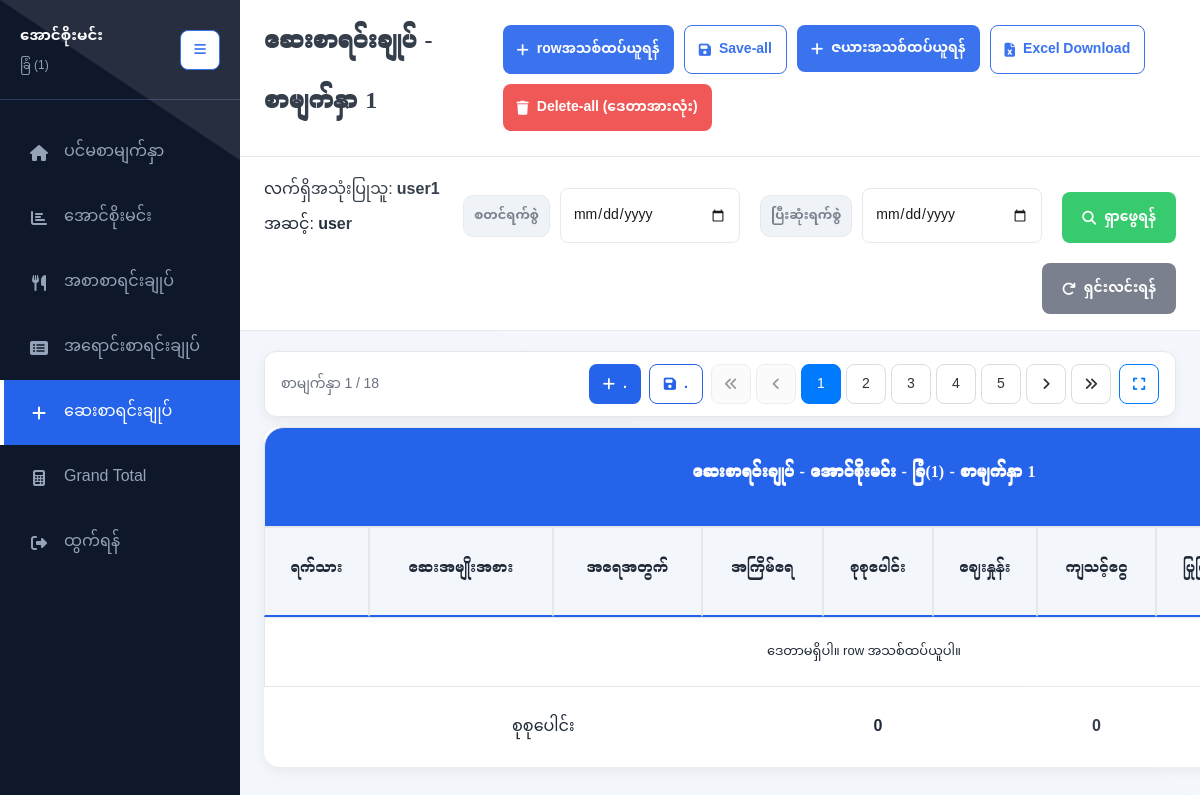
/Medicine/medicine.php (signed in), run on the app's committed database.
### tables this page shows
CREATE TABLE `farms` (
  `id` int(11) NOT NULL,
  `farm_no` int(11) NOT NULL,
  `farm_username` varchar(100) NOT NULL,
  `created_at` timestamp NOT NULL DEFAULT current_timestamp()
);

CREATE TABLE `users` (
  `id` int(11) NOT NULL,
  `username` varchar(50) NOT NULL,
  `password` varchar(255) DEFAULT NULL,
  `role` enum('admin','user') NOT NULL,
  `created_at` timestamp NOT NULL DEFAULT current_timestamp(),
  `is_active` tinyint(1) DEFAULT 1,
  `last_activity` timestamp NOT NULL DEFAULT current_timestamp() ON UPDATE current_timestamp(),
  `profile_pic` varchar(255) DEFAULT 'default_avatar.jpg'
);

### database.php (called while the page is built, shortened)
<?php
class Database {
    private $host = 'localhost';
    private $db_name = 'poultry';
    private $username = 'root';
    private $password = '';
    public function getConnection() {
        $this->conn = null;
        try {
            $this->conn = new PDO(
                "mysql:host=" . $this->host . ";dbname=" . $this->db_name,
                $this->username,
                $this->password
            );
            $this->conn->setAttribute(PDO::ATTR_ERRMODE, PDO::ERRMODE_EXCEPTION);
            $this->conn->setAttribute(PDO::ATTR_DEFAULT_FETCH_MODE, PDO::FETCH_ASSOC);
            $this->conn->exec("set names utf8");
        } catch(PDOException $exception) {
            error_log("Connection error: " . $exception->getMessage());
            throw $exception;
        }
        return $this->conn;
    }
}
$database = new Database();
$pdo = $database->getConnection();
function executeQuery($sql, $params = []) {
    global $pdo;
    try {
        $stmt = $pdo->prepare($sql);
        $stmt->execute($params);
        return $stmt;
    } catch(PDOException $e) {
        error_log("Query error: " . $e->getMessage() . " - SQL: " . $sql);
        throw $e;
    }
}
function fetchOne($sql, $params = []) {
    $stmt = executeQuery($sql, $params);
    return $stmt->fetch();
}
function fetchAll($sql, $params = []) {
    $stmt = executeQuery($sql, $params);
    return $stmt->fetchAll();
}
?>

### Medicine/medicine.php (the view, shortened to what this page needs)
<?php
include('../database.php');
$current_farm_id = $_GET['farm_id'] ?? $_SESSION['current_farm_id'] ?? 1;
$current_page = isset($_GET['page']) ? intval($_GET['page']) : 1;
try {
  $pages_sql = 'SELECT DISTINCT page_number FROM pagination WHERE farm_id = ? ORDER BY page_number ASC';
  $pages_result = fetchAll($pages_sql, [$current_farm_id]);
  $global_pages = array_column($pages_result, 'page_number');
  $page_mapping = []; $display_pages = [];
  foreach ($global_pages as $index => $global_page) { $display_page = $index + 1; $page_mapping[$display_page] = $global_page; $display_pages[] = $display_page; }
  $current_global_page = isset($page_mapping[$current_page]) ? $page_mapping[$current_page] : $page_mapping[1];
} catch (Exception $e) { $global_pages=[1]; $page_mapping=[1=>1]; $display_pages=[1]; $current_global_page=1; }
$start_date = $_GET['start_date'] ?? null; $end_date = $_GET['end_date'] ?? null;
$sql = 'SELECT * FROM medicine_summary WHERE page_number = ? AND farm_id = ?';
$params = [$current_global_page, $current_farm_id];
$sql .= ' ORDER BY date ASC';
$medicine_data = fetchAll($sql, $params);
?>
<!DOCTYPE html>
<html lang="my">
<head>
  <link rel="stylesheet" href="../assets/css/sell.css">
  <link rel="stylesheet" href="../assets/css/medicine.css">
  <link rel="stylesheet" href="https://cdnjs.cloudflare.com/ajax/libs/font-awesome/6.5.0/css/all.min.css">
</head>
<body>
  <div class="sell_container">
    <?php include('../sidebar.php'); ?>
    <div class="main-content">
      <div class="content-header">
        <h1>ဆေးစာရင်းချုပ် - စာမျက်နှာ <?php echo $current_page; ?></h1>
        <div class="header-actions">
          <button class="btn btn-primary" id="addRow"><i class="fas fa-plus"></i> rowအသစ်ထပ်ယူရန်</button>
          <button class="btn btn-secondary" id="saveAll"><i class="fas fa-save"></i> Save-all</button>
          <form method="POST" style="display:inline;">
            <button type="submit" name="add_new_table" class="btn btn-primary"><i class="fas fa-plus"></i> ဇယားအသစ်ထပ်ယူရန်</button>
          </form>
          <button class="btn btn-secondary" id="downloadExcel"><i class="fas fa-file-excel"></i> Excel Download</button>
          <button class="btn btn-danger" id="deleteAllData"><i class="fas fa-trash"></i> Delete-all (ဒေတာအားလုံး)</button>
        </div>
      </div>
      <div class="search-section">
        <div class="search-container">
            <div class="user-info-bar">
              <span>လက်ရှိအသုံးပြုသူ: <strong><?php echo htmlspecialchars($user['username']); ?></strong></span><br>
              <span>အဆင့်: <strong><?php echo htmlspecialchars($user['role']); ?></strong></span>
            </div>
            <div class="search-group">
              <label for="startDate">စတင်ရက်စွဲ</label>
              <input type="date" id="startDate" class="date-input" value="<?php echo htmlspecialchars($start_date ?? ''); ?>">
            </div>
            <div class="search-group">
              <label for="endDate">ပြီးဆုံးရက်စွဲ</label>
              <input type="date" id="endDate" class="date-input" value="<?php echo htmlspecialchars($end_date ?? ''); ?>">
            </div>
            <button class="btn btn-search" id="btnSearch"><i class="fas fa-search"></i> ရှာဖွေရန်</button>
            <button class="btn btn-clear" id="btnClear"><i class="fas fa-redo"></i> ရှင်းလင်းရန်</button>
        </div>
      </div>
      <div class="table-container">
        <?php include('../pagination.php'); ?>
        <table id="medicineTable">
          <thead>
            <tr style="height: 100px;"><th colspan="10">ဆေးစာရင်းချုပ် - <?php echo htmlspecialchars($current_farm['farm_username'] ?? 'Default Farm'); ?> - ခြံ(<?php echo $current_farm['farm_no'] ?? 1; ?>) - စာမျက်နှာ <?php echo $current_page; ?></th></tr>
            <tr style="height: 90px;">
              <th>ရက်သား</th>
              <th>ဆေးအမျိုးအစား</th>
              <th>အရေအတွက်</th>
              <th>အကြိမ်ရေ</th>
              <th>စုစုပေါင်း</th>
              <th>ဈေးနှုန်း</th>
              <th>ကျသင့်ငွေ</th>
              <th>ပြုပြင်ရန်</th>
            </tr>
          </thead>
          <tbody id="medicineTableBody">
            <?php if ($medicine_data && count($medicine_data) > 0): ?>
              <?php foreach ($medicine_data as $row): ?>
                <tr data-id="<?php echo $row['id']; ?>">
                  <td class="editable" data-field="age_group"><?php echo htmlspecialchars($row['age_group'] ?? ''); ?></td>
                  <td class="editable" data-field="medicine_name"><?php echo htmlspecialchars($row['medicine_name'] ?? ''); ?></td>
                  <td class="editable" data-field="dose_amount"><?php echo displayAmount($row['dose_amount'], $row['dose_unit'] ?? ''); ?></td>
                  <td class="editable" data-field="frequency"><?php echo fmt($row['frequency']); ?></td>
                  <td class="editable" data-field="total_used"><?php echo displayAmount($row['total_used'], $row['total_used_unit'] ?? ''); ?></td>
                  <td class="editable" data-field="unit_price"><?php echo fmt($row['unit_price']); ?></td>
                  <td class="editable" data-field="total_cost"><?php echo fmt($row['total_cost']); ?></td>
                  <td><button class="save-btn saved">သိမ်းပြီး</button></td>
                  <td><button class="btn-delete" data-id="<?php echo $row['id']; ?>">ဖျက်ရန်</button></td>
                  <td class="comment-cell">
                    <div class="comment-container">
                      <?php
                        $comment_author_name = '';
                        if (!empty($row['comment_author_id'])) { $author_result = fetchOne('SELECT username FROM users WHERE id = ?', [$row['comment_author_id']]); $comment_author_name = $author_result ? $author_result['username'] : ''; }
                        $badge_class = '';
                        $has_comment_value = !empty($row['has_comment']) ? '1' : '0';
                        $comment_read_value = !empty($row['comment_read']) ? '1' : '0';
                        if (!empty($row['has_comment'])) { if ($user['role'] === 'admin') { $badge_class = 'badge-comment-admin'; } else { $badge_class = !empty($row['comment_read']) ? 'badge-comment-read' : 'badge-comment-unread'; } }
                      ?>
                      <button class="btn-comment" data-id="<?php echo $row['id']; ?>"
                        data-has-comment="<?php echo $has_comment_value; ?>"
                        data-comment-read="<?php echo $comment_read_value; ?>"
                        data-current-comment="<?php echo htmlspecialchars($row['comments'] ?? ''); ?>"
                        data-comment-author="<?php echo htmlspecialchars($comment_author_name); ?>"
                        data-comment-date="<?php echo $row['comment_created_at'] ?? ''; ?>">
                        <i class="fa-regular fa-comment"></i>
                        <?php if (!empty($row['has_comment'])): ?><span class="comment-badge <?php echo $badge_class; ?>"></span><?php endif; ?>
                      </button>
                    </div>
                  </td>
                </tr>
              <?php endforeach; ?>
            <?php else: ?>
              <tr><td colspan="10" style="text-align:center;padding:20px;">ဒေတာမရှိပါ။ row အသစ်ထပ်ယူပါ။</td></tr>
            <?php endif; ?>
          </tbody>
          <tfoot style="height: 80px;">
            <tr>
              <th colspan="4" style="font-weight: 400;">စုစုပေါင်း</th>
              <th id="sumUsed">0</th>
              <th></th>
              <th id="sumTotal">0</th>
              <th></th>
            </tr>
          </tfoot>
        </table>
      </div>
    </div>
  </div>
</body>
</html>

### sidebar.php (shortened to what this page needs)
<?php
$user = fetchOne("SELECT * FROM users WHERE id = ?", [$_SESSION['user_id']]);
$current_farm_id = $_GET['farm_id'] ?? $_SESSION['current_farm_id'] ?? 1;
$current_farm = fetchOne("SELECT * FROM farms WHERE id = ?", [$current_farm_id]);
$current_page_number = $_GET['page'] ?? 1;
$current_file = basename($_SERVER['PHP_SELF']);
$link_prefix = preg_match('#/(Summary|Feed|Medicine|grand_total)/#i', $_SERVER['PHP_SELF']) ? '../' : '';
?>
<div class="sidebar">
  <div class="sidebar-header">
    <div class="sidebar-title">
      <span class="farm-name"><?php echo htmlspecialchars($current_farm['farm_username'] ?? 'အောင်စိုးမင်း'); ?></span>
      <span class="farm-no">ခြံ (<?php echo htmlspecialchars($current_farm['farm_no'] ?? 1); ?>)</span>
    </div>
    <button class="toggle-sidebar" onclick="toggleSidebar()" aria-label="Toggle sidebar">
      <i class="fas fa-bars"></i>
    </button>
  </div>
  <nav class="sidebar-nav">
    <a href="<?php echo $link_prefix; ?>dashboard.php" class="nav-item">
      <i class="fas fa-home"></i>
      <span>ပင်မစာမျက်နှာ</span>
    </a>
    <a href="<?php echo $link_prefix; ?>Summary/summary.php?farm_id=<?php echo $current_farm_id; ?>&page=<?php echo $current_page_number; ?>" class="nav-item <?php echo $current_file == 'summary.php' ? 'active' : ''; ?>" data-page="summary">
      <i class="fas fa-chart-bar"></i>
      <span><?php echo htmlspecialchars($current_farm['farm_username'] ?? 'အောင်စိုးမင်း'); ?></span>
    </a>
    <a href="<?php echo $link_prefix; ?>Feed/feed.php?farm_id=<?php echo $current_farm_id; ?>&page=<?php echo $current_page_number; ?>" class="nav-item <?php echo $current_file == 'feed.php' ? 'active' : ''; ?>" data-page="food">
      <i class="fas fa-utensils"></i>
      <span>အစာစာရင်းချုပ်</span>
    </a>
    <a href="<?php echo $link_prefix; ?>sell.php?farm_id=<?php echo $current_farm_id; ?>&page=<?php echo $current_page_number; ?>" class="nav-item <?php echo $current_file == 'sell.php' ? 'active' : ''; ?>" data-page="sales">
      <i class="fas fa-list-alt"></i>
      <span>အရောင်းစာရင်းချုပ်</span>
    </a>
    <a href="<?php echo $link_prefix; ?>Medicine/medicine.php?farm_id=<?php echo $current_farm_id; ?>&page=<?php echo $current_page_number; ?>" class="nav-item <?php echo $current_file == 'medicine.php' ? 'active' : ''; ?>" data-page="medicine">
      <i class="fas fa-plus"></i>
      <span>ဆေးစာရင်းချုပ်</span>
    </a>
    <a href="<?php echo $link_prefix; ?>grand_total/grand-total.php?farm_id=<?php echo $current_farm_id; ?>&page=<?php echo $current_page_number; ?>" class="nav-item <?php echo $current_file == 'grand-total.php' ? 'active' : ''; ?>" data-page="grand-total">
      <i class="fas fa-calculator"></i>
      <span>Grand Total</span>
    </a>
    <a href="<?php echo $link_prefix; ?>logout.php" class="nav-item logout-btn">
      <i class="fas fa-sign-out-alt"></i>
      <span>ထွက်ရန်</span>
    </a>
  </nav>
</div>

### assets/css/medicine.css (style rules this page uses)
:root { --med-green:#22c55e; --med-green-dark:#16a34a; --med-red:#ef4444; --med-red-dark:#dc2626; --white-color:#ffffff; }
#medicineTable td:nth-last-child(3), #medicineTable th:nth-last-child(3) { text-align:center; }

### data on the page
farms: farm_username "အောင်စိုးမင်း", farm_no "1"
users: username "user1", role "user"

### other printed values
$current_page "1"
$total_pages "18"
$display_num "1"
$display_num "2"
$display_num "3"
$display_num "4"
$display_num "5"
